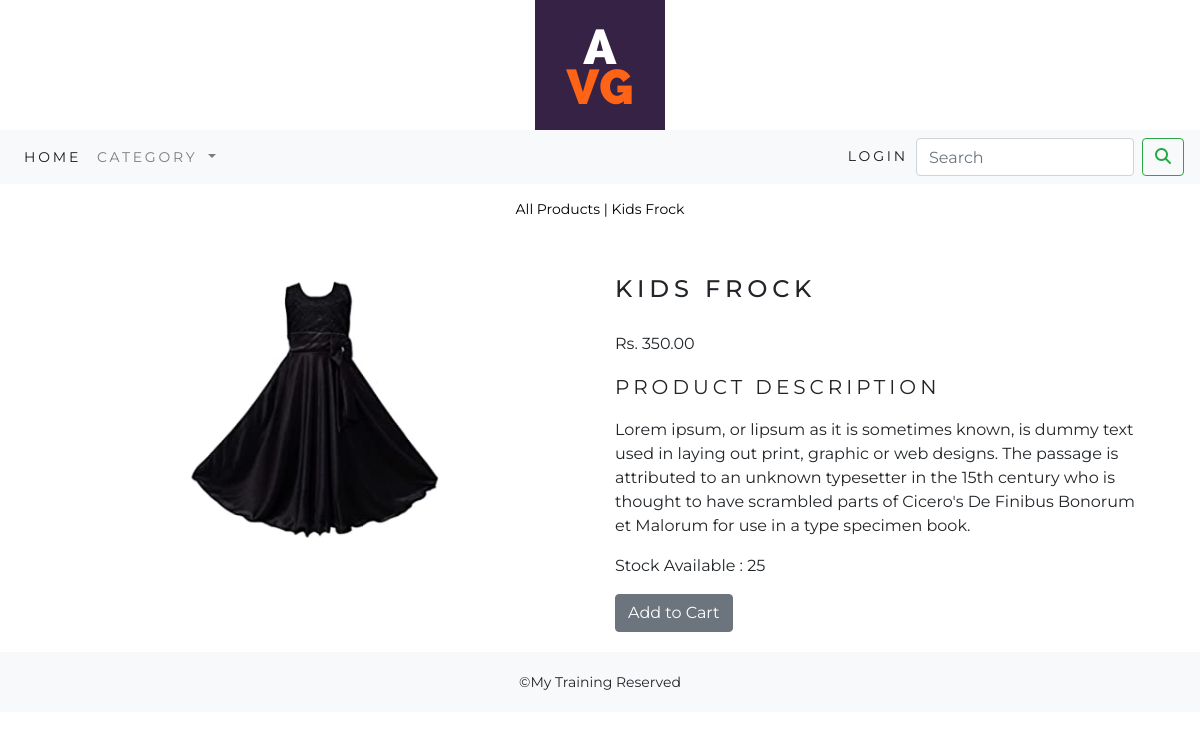
The page /ecommerce/dress-items/kids_frock/ on the database its author committed.
### ecommerceapp/models.py (models this page shows, shortened)
class Product(models.Model):
    name = models.CharField(max_length=250, unique=True)
    slug = models.SlugField(max_length=250, unique=True)
    desc = models.TextField(blank=True)
    img = models.ImageField(upload_to='product', blank=True)
    category=models.ForeignKey(Category,on_delete=models.CASCADE)
    price=models.DecimalField(max_digits=10,decimal_places=2)
    stock=models.IntegerField()
    available=models.BooleanField(default=True)
    created=models.DateTimeField(auto_created=True)
    updated=models.DateTimeField(auto_now=True)
    class Meta:
        ordering = ('name',)
        verbose_name = 'product'
        verbose_name_plural = 'products'

### ecommerceapp/views.py (the view)
# urls.py: path('<slug:c_slug>/<slug:p_slug>/', views.procatdetail, name='procatdetail'),
def procatdetail(request,c_slug,p_slug):
    try:
        product=Product.objects.get(category__slug=c_slug,slug=p_slug)
    except Exception as e:
        raise e
    return render(request,'product.html',{'product':product})

### cartapp/context_processors.py (called while the page is built)
def counter(request):
    item_count=0
    if 'admin' in request.path:
        return {}
    else:
        try:
            cart=Cart.objects.filter(cart_id=_cart_id(request))
            cart_items=CartItem.objects.all().filter(cart=cart[:1])
            for cart_item in cart_items:
                item_count += cart_item.quantity
        except Cart.DoesNotExist:
            item_count=0
        return dict(item_count=item_count)

### cartapp/views.py (called while the page is built)
def _cart_id(request):
    cart=request.session.session_key
    if not cart:
        cart=request.session.create()
    return cart

### ecommerceapp/context_processors.py (called while the page is built)
def cat_links(request):
    links=Category.objects.all()
    return dict(links=links)

### ecommerceapp/models.py (called while the page is built)
    def get_url(self):
        return reverse("ecommerceapp:product_by_category", args=[self.slug])

### templates/product.html (shortened to what this page needs)
{% extends 'base.html' %}
{% load static %}
{% block content %}
<div class="row my_prod_row_class">
    <div class="mx-auto">
        <p><a href="{% url 'ecommerceapp:AllProCat' %}">All Products</a> | <a href="{{product.category.get_url}}"></a>{{product.name}}</p>
    </div>
    <div class="container">
        <br>
        <div class="row">
            <div class="col-12 col-sm-12 col-md-12 col-lg-6 text-center">
                <div style="min-width:18rem;">
                <img src="{{product.img.url}}" style="width:250px;height:300px;" alt="{{product.name}}">
            </div>
        </div>
        <div class="col-12 col-sm-12 col-md-12 col-lg-6">
            <div>
                <h1 class="my_prod_title">{{product.name}}</h1>
                <p>Rs. {{product.price}}</p>
                <p class="text-justify my_title">Product Description</p>
                <p>{{product.desc}}</p>
                {% if product.stock <= 0 %}
                    <p class="text-justify my_title"><b>Out of stock</b></p>
                {% else %}
                    <p>Stock Available : {{product.stock}}</p>
                    <a class="btn btn-secondary" href="{% url 'cartapp:add_cart' product.id %}">Add to Cart</a>
                {% endif %}
            </div>
        </div>
    </div>
</div>
</div>
{% endblock %}

### static/css/custom.css (style rules this page uses)
body { font-family: 'Montserrat', sans-serif; }
.my_title { font-size: 20px; text-transform: uppercase; letter-spacing: 0.2em; }
.my_prod_row_class { padding-top: 15px; padding-bottom: 20px; }
.my_prod_row_class .mx-auto { color: #000; font-size: 14px; }
.my_prod_row_class .mx-auto p a { color: #000; font-size: 14px; text-decoration: none; }
.my_prod_title { font-size: 24px; text-transform: uppercase; letter-spacing: 0.2em; padding-top: 15px; padding-bottom: 20px; }

### rows shown on the page
Product: name "Kids Frock", img (picture), name "KIDS FROCK", price "350.00", desc "Lorem ipsum, or lipsum as it is sometimes known, is dummy text used in laying out print, graphic or web designs. The passage is attributed to an unknown typesetter in the 15th century who is thought to have scrambled parts of Cicero's De Finibus Bonorum et Malorum for use in a type specimen book.", stock "25"
